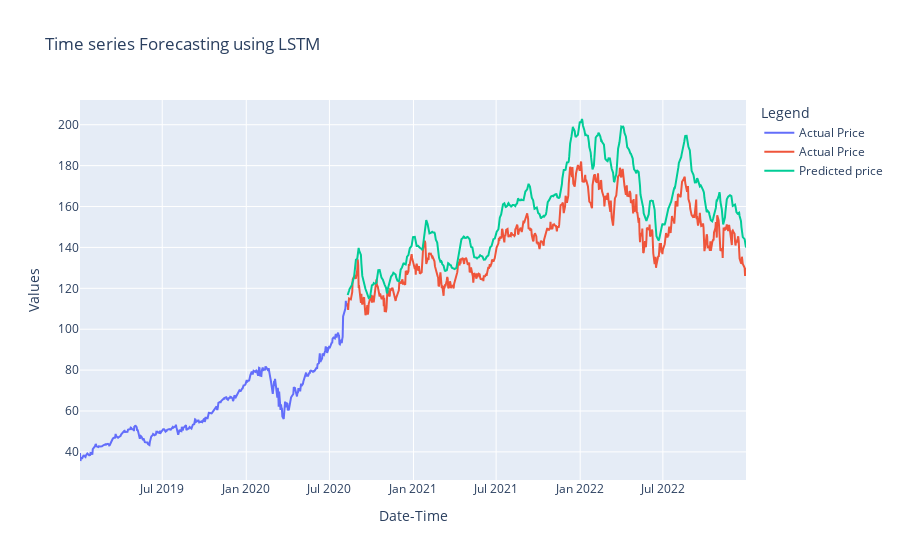

Here is the notebook cell this chart was saved with:
### Code cell
data = stock_data.filter(['Close'])
train = data[:training_data_len]
validation = data[training_data_len:]
validation['Predictions'] = predictions
train.reset_index(inplace = True)
validation.reset_index(inplace = True)

fig = go.Figure()
fig.add_trace(go.Scatter(x=train.Date, y=train.Close, mode='lines', name='Actual Price'))
fig.add_trace(go.Scatter(x=validation.Date, y=validation.Close, mode='lines', name='Actual Price'))
fig.add_trace(go.Scatter(x=validation.Date, y=validation.Predictions, mode='lines', name='Predicted price'))
fig.update_layout(
        title="Time series Forecasting using LSTM",
        xaxis_title="Date-Time",
        yaxis_title="Values",
        legend_title="Legend",
)
fig.show()

### Figure 1 — Plotly figure (JSON) as saved in the notebook; plotly's stock layout.template omitted (floating-point values rounded to 4 significant figures; data arrays with more than 128 entries replaced by an {"elided": "..."} marker saying what was removed)
{"data": [{"mode": "lines", "name": "Actual Price", "type": "scatter", "x": {"elided": "404 str values"}, "y": {"elided": "404 float values"}}, {"mode": "lines", "name": "Actual Price", "type": "scatter", "x": {"elided": "604 str values"}, "y": {"elided": "604 float values"}}, {"mode": "lines", "name": "Predicted price", "type": "scatter", "x": {"elided": "604 str values"}, "y": {"elided": "604 float values"}}], "layout": {"legend": {"title": {"text": "Legend"}}, "title": {"text": "Time series Forecasting using LSTM"}, "xaxis": {"title": {"text": "Date-Time"}, "type": "date", "range": ["2019-01-02", "2022-12-30"], "autorange": true}, "yaxis": {"title": {"text": "Values"}, "type": "linear", "range": [26.26, 212.1], "autorange": true}, "autosize": true}}
